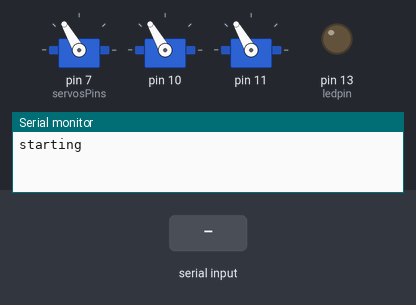
This sketch was run on a simulated Arduino Uno, built with avr-gcc and run on an emulated ATmega328P. On the bench: 3 × servo, output pins drawn as LEDs (lit = HIGH), the last lines printed to the serial monitor. Inputs (shaded band) come from the test bench.

Above: at 1.2 s.
1.3 s: "2" received over Serial
At 2.7 s:
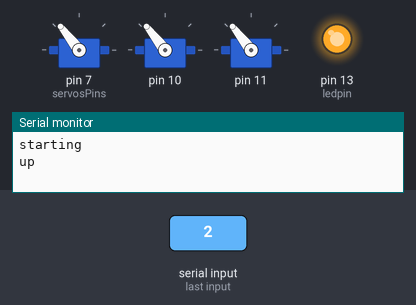
3.3 s: "1" received over Serial
At 3.52 s:
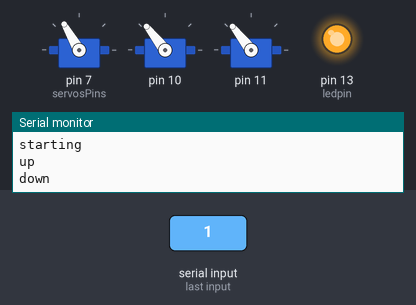
4.9 s: "1" received over Serial
At 6.1 s:
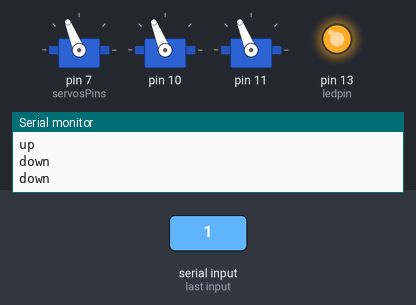
6.9 s: "2" received over Serial
At 7.34 s:
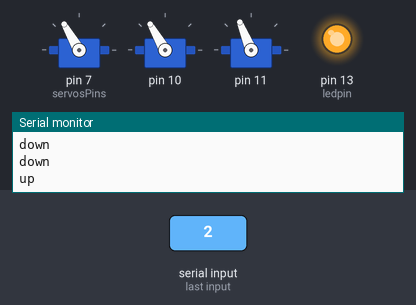
Timing chart, 0 to 9.9 s (numbered marks = the images above; inputs shaded):
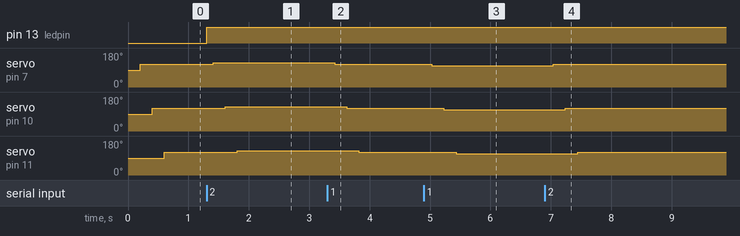

Measured:
- after the input at 1.3 s, pin 13 (ledpin): LOW → HIGH at once; servo on pin 7 (servosPins): 120° → 128° after 0.11 s; servo on pin 10: 120° → 128° after 0.31 s; servo on pin 11: 120° → 128° after 0.51 s
- after the input at 3.3 s, servo on pin 7 (servosPins): 128° → 120° after 0.12 s; servo on pin 10: 128° → 120° after 0.32 s; servo on pin 11: 128° → 120° after 0.52 s
- after the input at 4.9 s, servo on pin 7 (servosPins): 120° → 112° after 0.13 s; servo on pin 10: 120° → 112° after 0.33 s; servo on pin 11: 120° → 112° after 0.53 s
- after the input at 6.9 s, servo on pin 7 (servosPins): 112° → 120° after 0.14 s; servo on pin 10: 112° → 120° after 0.34 s; servo on pin 11: 112° → 120° after 0.54 s

The sketch:

ARRAY_loopthrough_inBytes_loop___.ino
```cpp
#include <Servo.h>
const int ledpin = 13;
int servosPins[] = {2,3,4,5,6,7};
int servoValues[] = {90, 90, 90};
const int NUM_SERVOS = 3;
Servo servos[NUM_SERVOS];
const int FIRST_SERVO_PIN=2;

int nextServoValue = 120;


int currentServo = 0;

const int UPDATE_INTERVAL = 200;

long lastUpdatedAt = 0;

void setup(){
  Serial.begin(9600);
  pinMode(ledpin, OUTPUT);
  //setup all your servos;
  //for(int i=0;i<NUM_SERVOS;i++)
  //servos[i].attach(FIRST_SERVO_PIN +i);
  servos[0].attach(7);
    servos[1].attach(10);
      servos[2].attach(11);


  lastUpdatedAt = millis();

  Serial.println("starting");
}

void loop(){
  //Serial.println(millis());

  if(Serial.available()>0){
    digitalWrite(13, HIGH);
byte inByte =Serial.read();
//int inByte = Serial.parseInteger();
//Serial.println(inByte);
if(inByte == 50){
  nextServoValue=nextServoValue+8;
  Serial.println("up");
}
else if(inByte==49){
 nextServoValue = nextServoValue-8;;
 Serial.println("down");
}
    if(nextServoValue > 140){
      nextServoValue = 140;
    }
    else if(nextServoValue<60){
     nextServoValue = 60;
    }
 // Serial.println(nextServoValue);
}
  /*
   Serial.print("0: ");
    Serial.print(servoValues[0]);
        Serial.print("\t1: ");
    Serial.print(servoValues[1]);
        Serial.print("\t2: ");
    Serial.println(servoValues[2]);
    */

  if(millis() - lastUpdatedAt  > UPDATE_INTERVAL){
    //Serial.println();
    //Serial.println();


    int myNewFirstValue = 90; //how ever you're calculating this
    //passDownServoValues(myNewFirstValue);
    // after hre your servoValues array is correct
    //adjustServos();
    passDownServoValues(nextServoValue);
    lastUpdatedAt = millis();
  }

  updateServos();

}

void passDownServoValues(int firstValue){
  // {100, 50, 1, 23, 17, 100};
  // {firstVAlue, 100, 50, 1, 23, 17}


  // {90, 90, 90}
  // {0, 0, 90}
  for(int i = 2; i > 0; i--){//why cant write servoValues.length
    servoValues[i] = servoValues[i-1];
  }

  servoValues[0] = firstValue;
}

void updateServos(){
  for(int i =0; i < NUM_SERVOS; i++){
    servos[i].write(servoValues[i]);
  }
}

void adjustServos(){
  // update the current servo


  servos[currentServo].write(servoValues[currentServo]);

  currentServo++;
  if(currentServo > NUM_SERVOS-1){
    currentServo = 0;
  // passDownServoValues(myValue);why not
   // Serial.println("passing down");
    passDownServoValues(nextServoValue);


    //go again
//    nextServoValue = nextServoValue + 30;
//    if(nextServoValue > 120){
//      nextServoValue = 60;
//    }

  }


 // update all servos
  //for(int i =0; i < NUM_SERVOS; i++){
  //  servos[i].write(servoValues[i]);
  //}
  //passDownServoValues(myValue);
}

//send values from xbee
//get one wave to start then stop
//bigger jump between steps
```
